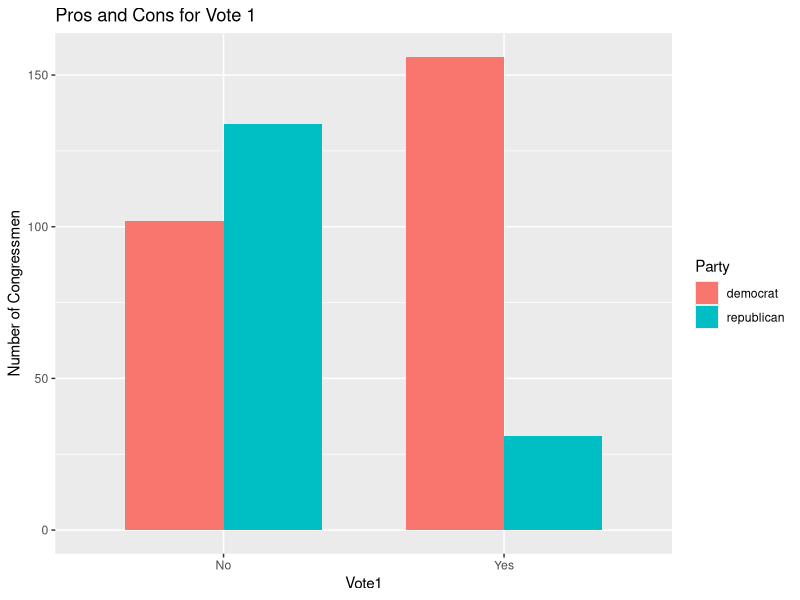

This figure's R source:
install.packages("mlbench")
library(mlbench)

#Bernoulli Naive Bayes 
data("HouseVotes84")
votes <- HouseVotes84
str(votes)

library(ggplot2)
vote1 <- na.omit(votes[,1:2])
vote1$V1 <- factor(vote1$V1, levels=c('n','y'), labels = c("No", "Yes"))
ggplot(vote1, aes(x=V1, fill=Class)) +
  geom_bar(position="dodge", width=0.7) +
  labs(title="Pros and Cons for Vote 1", 
       x="Vote1", y="Number of Congressmen",
       fill="Party")

head(votes)
# Count the number of NA values
sum(is.na(votes))

naCount <- function (col, party){
  return(sum(is.na(votes[,col]) & votes$Class == party))
}
naCount(2, "democrat")
naCount(2, "republican")

yesProb <- function(col, party){
  sum.y <- sum(votes[,col]=='y' & votes$Class == party, na.rm = TRUE)
  sum.n <- sum(votes[,col]=='n' & votes$Class == party, na.rm = TRUE)
  return(sum.y/(sum.y+sum.n))
}
yesProb(2, "democrat")
yesProb(2, "republican")

set.seed(123)
for (i in 2:ncol(votes)){
  if (sum(is.na(votes[,i]))>0){
    d.na <- which(is.na(votes[,i]) & votes$Class=="democrat")
    r.na <- which(is.na(votes[,i]) & votes$Class=="republican")
    votes[d.na,i] <- ifelse(runif(naCount(i,"democrat")) < yesProb(i,"democrat"),
                            "y", "n")
    votes[r.na,i] <- ifelse(runif(naCount(i,"republican")) < yesProb(i,"republican"),
                            "y", "n")
  }
}

sum(is.na(votes))

set.seed(123)
train <- sample(nrow(votes), nrow(votes)*0.7)
votes.train <- votes[train,]
votes.test <- votes[-train,]
table(votes.train$Class)
table(votes.test$Class)

library(e1071)
votes.nb <- naiveBayes(Class ~., data = votes.train)
votes.nb

votes.nb.predict <- predict(votes.nb, newdata = votes.test[,-1])
head(votes.nb.predict)

table(votes.test$Class, votes.nb.predict, dnn=c("Actual", "Predicted"))
mean(votes.test$Class == votes.nb.predict)

# the probability for each congressman to be "domocrat" or "republican"
votes.nb.predict_2 <- predict(votes.nb, newdata = votes.test[,-1], type="raw")
head(votes.nb.predict_2)

# Cross-Validation
CV <- function (proportion, run){
  results <- NULL
  for (i in 1:run){
    train <- sample(nrow(votes), proportion*nrow(votes))
    votes.train <- votes[train,]
    votes.test <- votes[-train,]
    votes.nb <- naiveBayes(Class~., data=votes.train)
    votes.nb.predict <- predict(votes.nb, newdata = votes.test[,-1])
    results[i] <- mean(votes.test$Class==votes.nb.predict)
  }
  return(results)
}

votes.nb.cv <- CV(0.7, 50)
votes.nb.cv
summary(votes.nb.cv)










